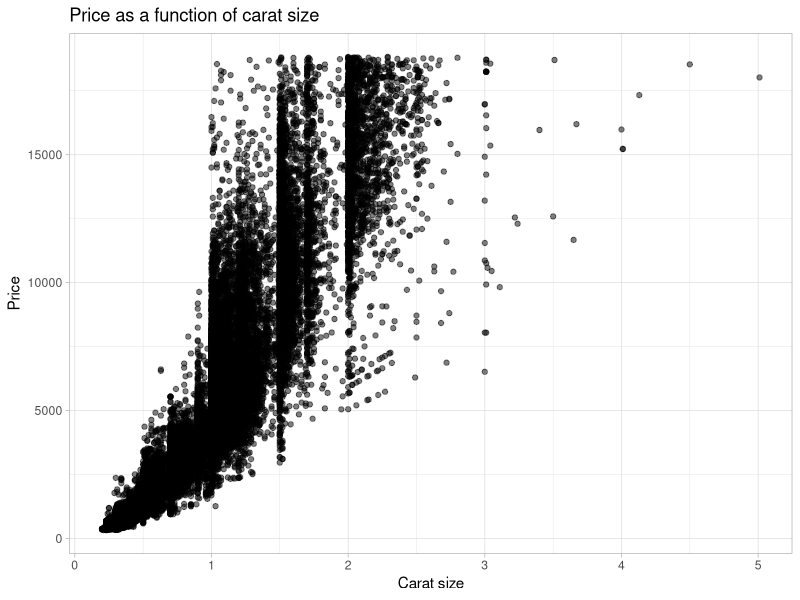
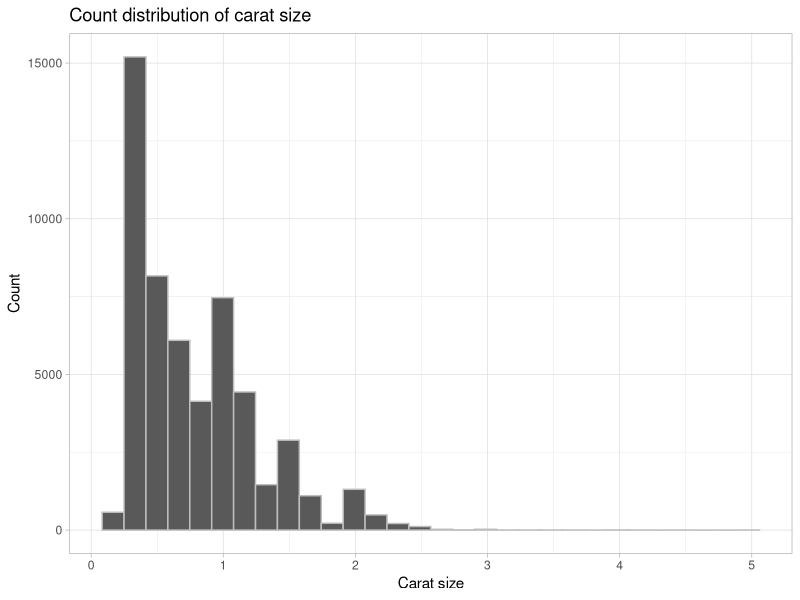

Here is the R script that generated these plots, in order:
## ---- chunk 1
knitr::opts_chunk$set(echo = TRUE)
library(tidyverse)
library(GGally)
library(skimr)
## ---- chunk 2
names(diamonds)

dim(diamonds)

summary(diamonds)

head(diamonds)

tail(diamonds)

skimr::skim(diamonds)

#ggpairs(diamonds)
## ---- chunk 3
ggplot(data = diamonds, aes(x = carat, y = price)) +
  geom_point(width = 0.2,
              alpha = 0.5) +
  theme_light() +
  labs(x = "Carat size",
       y = "Price",
       title = "Price as a function of carat size")
## ---- chunk 4
ggplot(data = diamonds, aes(x = carat)) +
  geom_histogram(color = "grey") +
  theme_light() +
  labs(x = "Carat size",
       y = "Count",
       title = "Count distribution of carat size")
